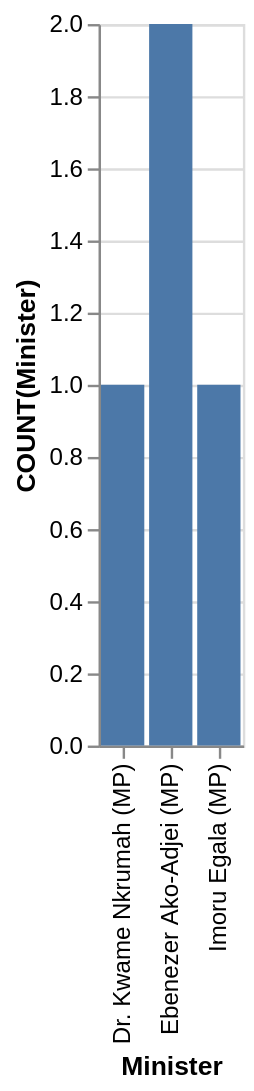

Write a Vega-Lite specification for this figure.
### Vega-Lite specification from a JSON file in a GitHub repository (floating-point values rounded to 4 significant figures)
{"data": {"values": [{"x_data": "Dr. Kwame Nkrumah (MP)", "y_data": 1}, {"x_data": "Ebenezer Ako-Adjei (MP)", "y_data": 2}, {"x_data": "Imoru Egala (MP)", "y_data": 1}]}, "mark": "bar", "encoding": {"x": {"field": "x_data", "type": "nominal", "title": "Minister", "sort": "ascending"}, "y": {"field": "y_data", "type": "quantitative", "title": "COUNT(Minister)"}}}
